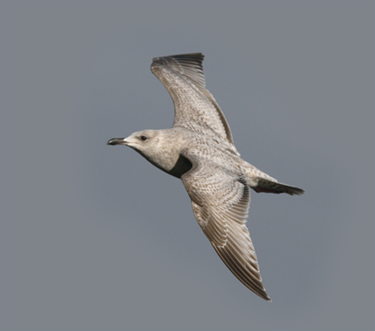
%> input picture prob_hybrid/data/bird.bmp, 375 x 331 px
$ octave Hybrid_Image_Code.m   (GNU Octave 9; MATLAB toolbox functions it lacks are replaced by stand-ins)
%> lines starting %> are read from the running program, lines starting %| are printed output that depends on the picture
### prob_hybrid/vis_hybrid_image.m
function output = vis_hybrid_image(hybrid_image)
%visualize a hybrid image by progressively downsampling the image and
%concatenating all of the images together.

scales = 5; %how many downsampled versions to create
scale_factor = 0.5; %how much to downsample each time
padding = 5; %how many pixels to pad.

original_height = size(hybrid_image,1);
num_colors = size(hybrid_image,3); %counting how many color channels the input has
output = hybrid_image;
cur_image = hybrid_image;

for i = 2:scales
    %add padding
    output = cat(2, output, ones(original_height, padding, num_colors));

    %dowsample image;
    cur_image = imresize(cur_image, scale_factor, 'bilinear');
    %pad the top and append to the output
    tmp = cat(1,ones(original_height - size(cur_image,1), size(cur_image,2), num_colors), cur_image);
    output = cat(2, output, tmp);
end


%code by James Hays

### prob_hybrid/Hybrid_Image_Code.m
close all;

%% Setup
% read images and convert to floating point format
image1 = im2single(imread('data/bird.bmp'));
image2 = im2single(imread('data/plane.bmp'));
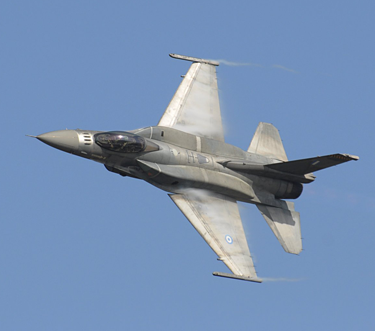
%> input picture prob_hybrid/data/plane.bmp, 375 x 331 px

%% Filtering and Hybrid Image construction
cutoff_frequency = 4; %This is the standard deviation, in pixels, of the
image1_gauss = imgaussfilt(image1, cutoff_frequency);
image2_gauss = imgaussfilt(image2, cutoff_frequency);

high_frequencies = image2 - image2_gauss;
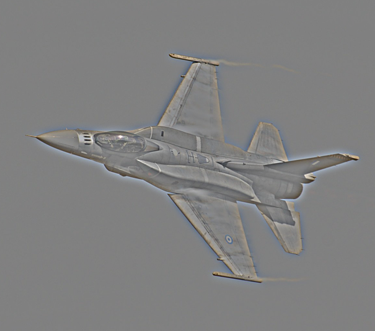
%> high_frequencies: size 331x375x3 single; mean R, G, B 1.22e-06, -9.69e-07, 1.72e-06; drawn with min black and max white

hybrid_image = image1_gauss + high_frequencies;
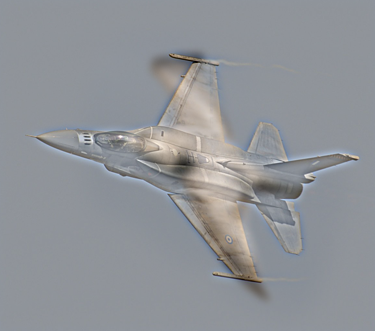
%> hybrid_image: size 331x375x3 single; mean R, G, B 0.501, 0.515, 0.537; drawn with min black and max white

%% Visualize and save outputs
figure(1); imshow(image1_gauss); title('Low Frequencies of Bird');
figure(2); imshow(high_frequencies + 0.5); title('High Frequencies of Plane');
vis = vis_hybrid_image(hybrid_image);
%> the loop in vis_hybrid_image, `for i = 2:scales` made 4 passes
%> pass 1, in vis_hybrid_image, `cur_image = imresize(cur_image, scale_factor, 'bilinear');`:
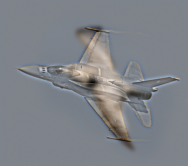
%> cur_image: size 166x188x3 single; mean R, G, B 0.501, 0.515, 0.537
%> pass 1, in vis_hybrid_image, `tmp = cat(1,ones(original_height - size(cur_image,1), size(cur_image,2..`:
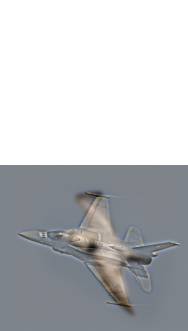
%> tmp: size 331x188x3 single; mean R, G, B 0.75, 0.757, 0.768
%> pass 1, in vis_hybrid_image, `output = cat(2, output, tmp);`:
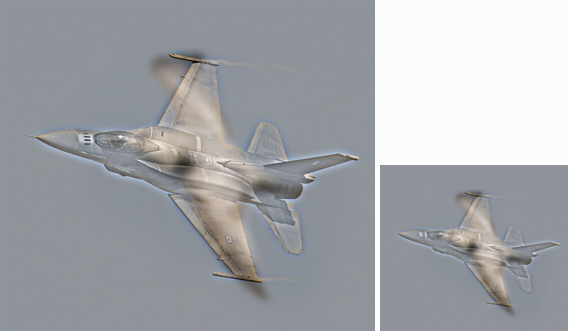
%> output: size 331x568x3 single; mean R, G, B 0.588, 0.599, 0.617; drawn with min black and max white
%> after the loop in vis_hybrid_image, `for i = 2:scales`:
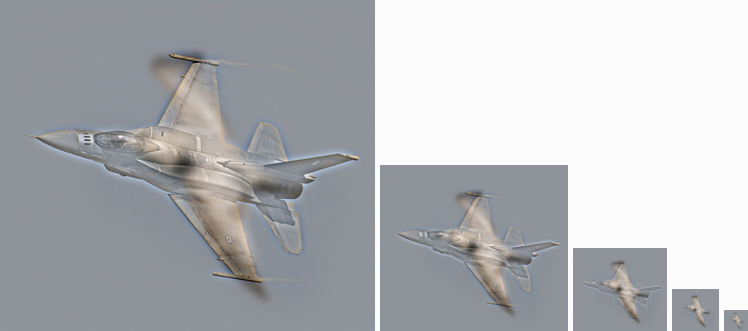
%> output: size 331x748x3 single; mean R, G, B 0.666, 0.675, 0.69; drawn with min black and max white
figure(3); imshow(vis); title('Hybrid Bird-Plane');
imwrite(image1_gauss, 'low_frequencies_3.jpg', 'quality', 95);
imwrite(high_frequencies + 0.5, 'high_frequencies_3.jpg', 'quality', 95);
imwrite(hybrid_image, 'hybrid_image_3.jpg', 'quality', 95);
imwrite(vis, 'hybrid_image_scales_3.jpg', 'quality', 95);
